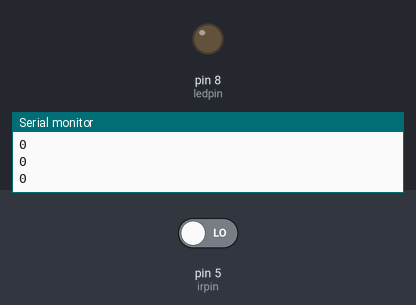
Recording of a sketch running on a simulated Arduino Uno, built with avr-gcc and run on an emulated ATmega328P. Shown: output pins drawn as LEDs (lit = HIGH), the last lines printed to the serial monitor. Inputs (shaded band) come from the test bench; at power-on: pin 5 (irpin) LOW.

Above: at 4.8 s.
4.9 s: pin 5 (irpin) driven HIGH
At 7.7 s:
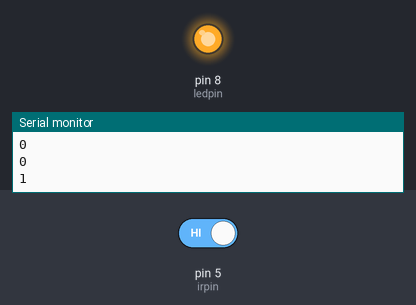
8.5 s: pin 5 (irpin) driven LOW
At 12.0 s:
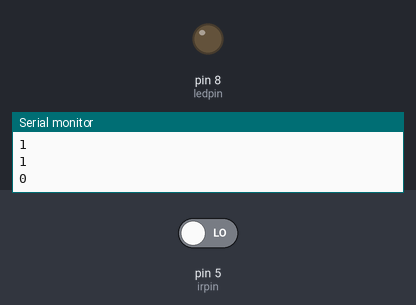
Timing chart, 0 to 13.5 s (numbered marks = the images above; inputs shaded):
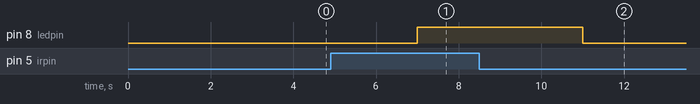

Measured:
- after the input at 4.9 s, pin 8 (ledpin): LOW → HIGH after 2.1 s
- after the input at 8.5 s, pin 8 (ledpin): HIGH → LOW after 2.5 s

The sketch:

irsensor.ino
```cpp
int ledpin=8;
int irpin=5;
int irsensorstate=0;
void setup() {
  // put your setup code here, to run once:

pinMode(ledpin,OUTPUT);
pinMode(irpin,INPUT);
Serial.begin(9600);
}

void loop() {

 irsensorstate=digitalRead(irpin);
 Serial.println(irsensorstate);
 delay(1000);
if(irsensorstate==HIGH)
{
  digitalWrite(ledpin,HIGH);
}
else
{
  digitalWrite(ledpin, LOW);
}
delay(1000);
 } // put your main code here, to run repeatedly:
```
